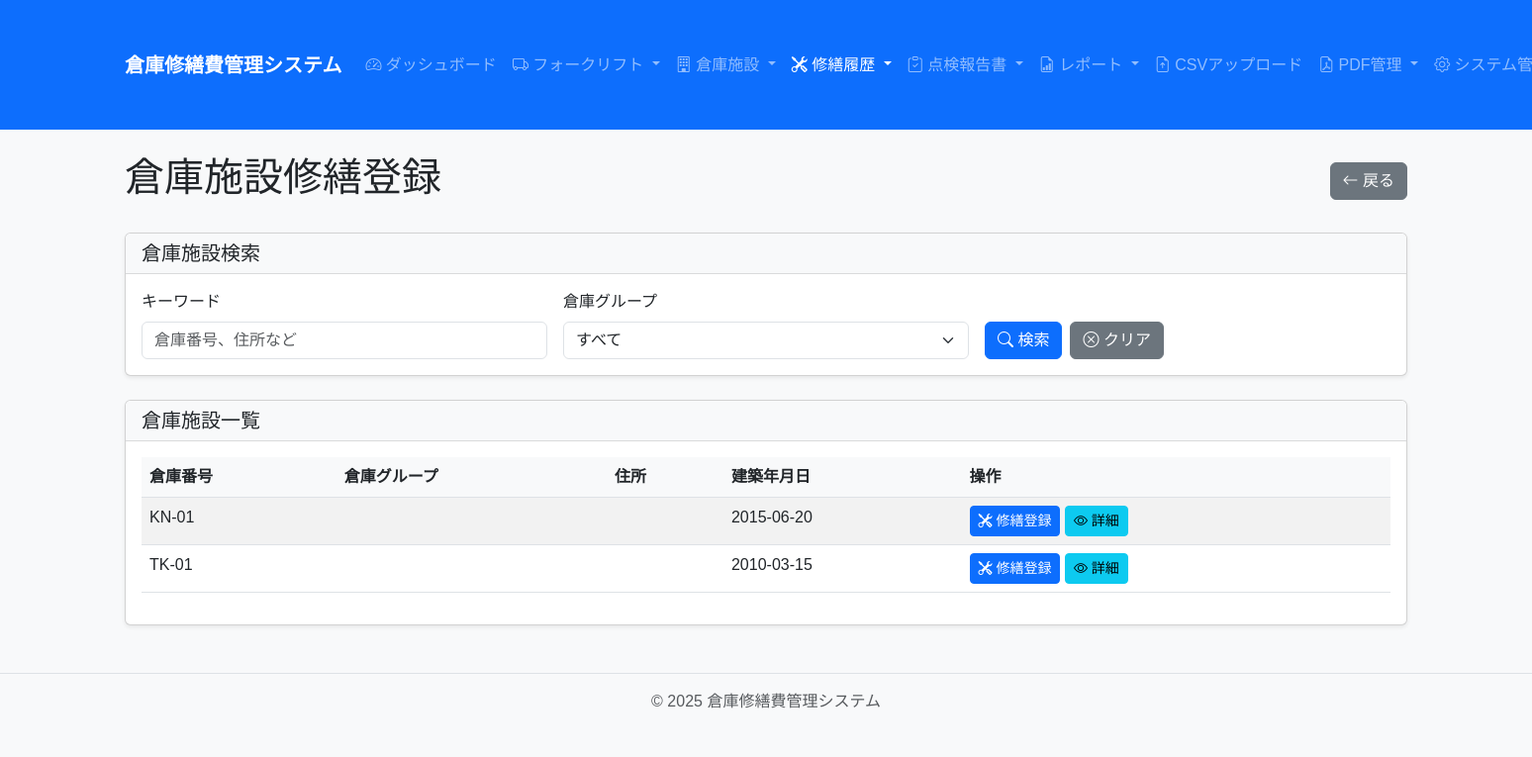
/repair/create/facility, run on an earlier commit of the app's database.
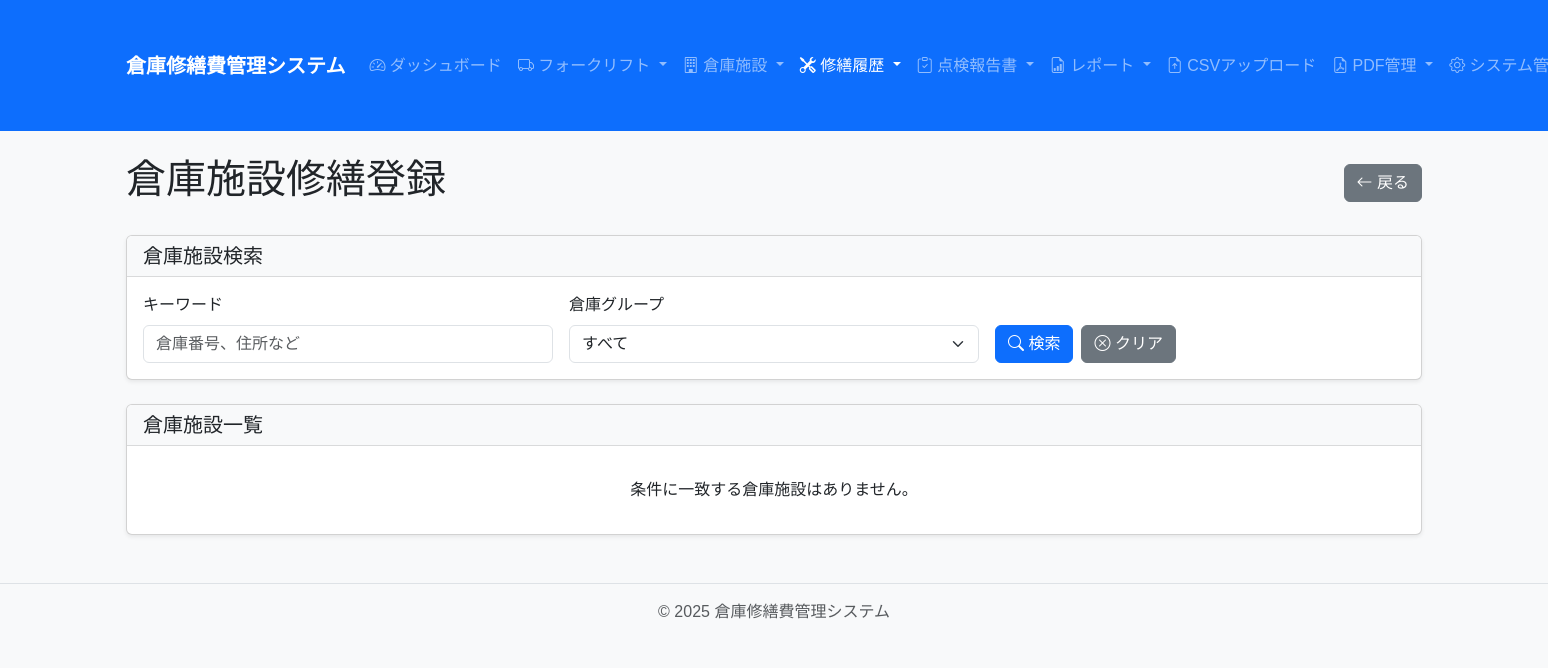
And on a later commit of the database.
### app/models/facility.py (models this page shows, shortened)
class Facility(Asset):
    __tablename__ = 'facilities'
    warehouse_number = db.Column(db.String(50), unique=True, nullable=False, index=True)
    construction_date = db.Column(db.Date, nullable=False)
    main_structure = db.Column(db.String(100), nullable=False)
    ownership_type = db.Column(db.String(20), nullable=False)  # owned, leased
    floor_count = db.Column(db.Integer, nullable=False)
    repairs = db.relationship('FacilityRepair', back_populates='facility', cascade='all, delete-orphan')

### app/routes/repair.py (the view)
@repair_bp.route('/create/facility')
def create_facility_repair_select():
    search_keyword = request.args.get('keyword', '')
    search_warehouse_group = request.args.get('warehouse_group', '')
    query = Facility.query.filter_by(asset_status='active')
    if search_keyword:
        query = query.filter(
            (Facility.warehouse_number.ilike(f'%{search_keyword}%')) |
            (Facility.address.ilike(f'%{search_keyword}%'))
        )
    if search_warehouse_group:
        query = query.filter(Facility.warehouse_group == search_warehouse_group)
    facilities = query.order_by(Facility.warehouse_number).all()
    warehouse_groups = WarehouseGroup.query.filter_by(is_active=True).all()
    return render_template('repair/create_facility_select.html',
                          facilities=facilities,
                          warehouse_groups=warehouse_groups,
                          search_keyword=search_keyword,
                          search_warehouse_group=search_warehouse_group)

### app/templates/repair/create_facility_select.html (shortened to what this page needs)
{% extends "base.html" %}
{% block content %}
<div class="d-flex justify-content-between align-items-center mb-4">
    <h1>倉庫施設修繕登録</h1>
    <a href="{{ url_for('repair.create_select') }}" class="btn btn-secondary">
        <i class="bi bi-arrow-left"></i> 戻る
    </a>
</div>
<div class="card mb-4">
    <div class="card-header">
        <h5 class="card-title mb-0">倉庫施設検索</h5>
    </div>
    <div class="card-body">
        <form method="get" action="{{ url_for('repair.create_facility_repair_select') }}" class="row g-3">
            <div class="col-md-4">
                <label for="keyword" class="form-label">キーワード</label>
                <input type="text" class="form-control" id="keyword" name="keyword" value="{{ search_keyword }}" placeholder="倉庫番号、住所など">
            </div>
            <div class="col-md-4">
                <label for="warehouse_group" class="form-label">倉庫グループ</label>
                <select class="form-select" id="warehouse_group" name="warehouse_group">
                    <option value="">すべて</option>
                </select>
            </div>
            <div class="col-md-4 d-flex align-items-end">
                <button type="submit" class="btn btn-primary">
                    <i class="bi bi-search"></i> 検索
                </button>
                <a href="{{ url_for('repair.create_facility_repair_select') }}" class="btn btn-secondary ms-2">
                    <i class="bi bi-x-circle"></i> クリア
                </a>
            </div>
        </form>
    </div>
</div>
<div class="card">
    <div class="card-header">
        <h5 class="card-title mb-0">倉庫施設一覧</h5>
    </div>
    <div class="card-body">
        {% if facilities %}
        <div class="table-responsive">
            <table class="table table-striped table-hover">
                <thead>
                    <tr>
                        <th>倉庫番号</th>
                        <th>倉庫グループ</th>
                        <th>住所</th>
                        <th>建築年月日</th>
                        <th>操作</th>
                    </tr>
                </thead>
                <tbody>
                    {% for facility in facilities %}
                    <tr>
                        <td>{{ facility.warehouse_number }}</td>
                        <td>{{ facility.warehouse_group }}</td>
                        <td>{{ facility.address }}</td>
                        <td>{{ facility.construction_date.strftime('%Y-%m-%d') if facility.construction_date else '-' }}</td>
                        <td>
                            <a href="{{ url_for('repair.create_facility_repair', facility_id=facility.id) }}" class="btn btn-sm btn-primary">
                                <i class="bi bi-tools"></i> 修繕登録
                            </a>
                            <a href="{{ url_for('facility.view', id=facility.id) }}" class="btn btn-sm btn-info">
                                <i class="bi bi-eye"></i> 詳細
                            </a>
                        </td>
                    </tr>
                    {% endfor %}
                </tbody>
            </table>
        </div>
        {% else %}
        <p class="text-center my-3">条件に一致する倉庫施設はありません。</p>
        {% endif %}
    </div>
</div>
{% endblock %}

What changed in the data, as far as the page shows it:
removed Facility: warehouse_number "KN-01", construction_date "2015-06-20"
removed Facility: warehouse_number "TK-01", construction_date "2010-03-15"
Also different on the page:
text no longer shown: "倉庫番号 倉庫グループ 住所 建築年月日 操作"
text now shown: "条件に一致する倉庫施設はありません。"
